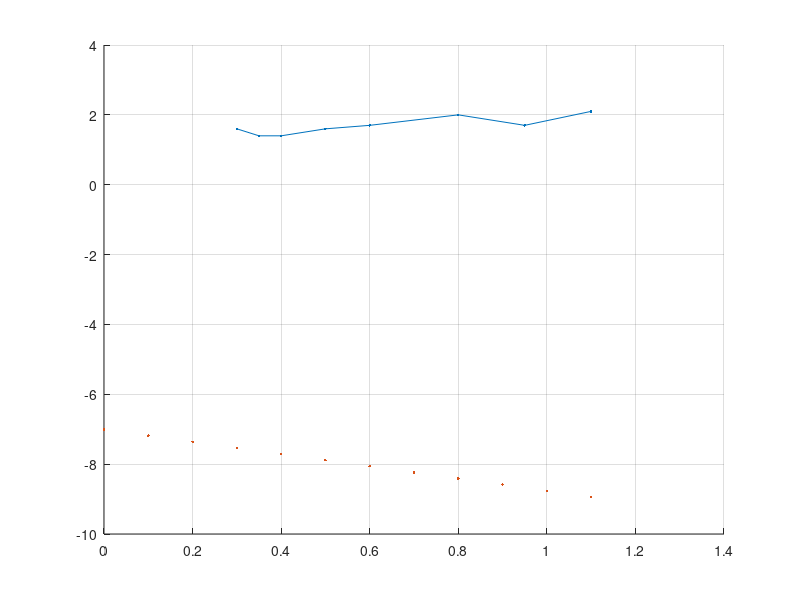

Reproduce this figure in MATLAB.
clc
X = [0.30 0.35 0.4 0.5 0.6 0.8 0.95 1.1];
nX = length(X);
Y = [1.6 1.4 1.4 1.6 1.7 2 1.7 2.1];

%m = (nX*sum(X.*Y)-sum(X)*sum(Y))/(nX*sum(X.^2)-(sum(X))^2)
%c = (sum(Y)-m*sum(X))/(nX)

%init
w = [0.5 0.5];
eta = 0.3;
% for step=1:10
    for i= 1:nX
        t = w(1)*X(1)+w(2);

        gama = t - Y(1);

        dw = eta*gama*[X(1) 1];

        w = w + dw;
    end
% end
x = 0:(X(nX)-X(1))/nX:X(nX);
y = x*w(1)+w(2);
grid on
hold on
plot(X,Y,'.-');
plot(x,y,'.');




% bimod(X,Y)